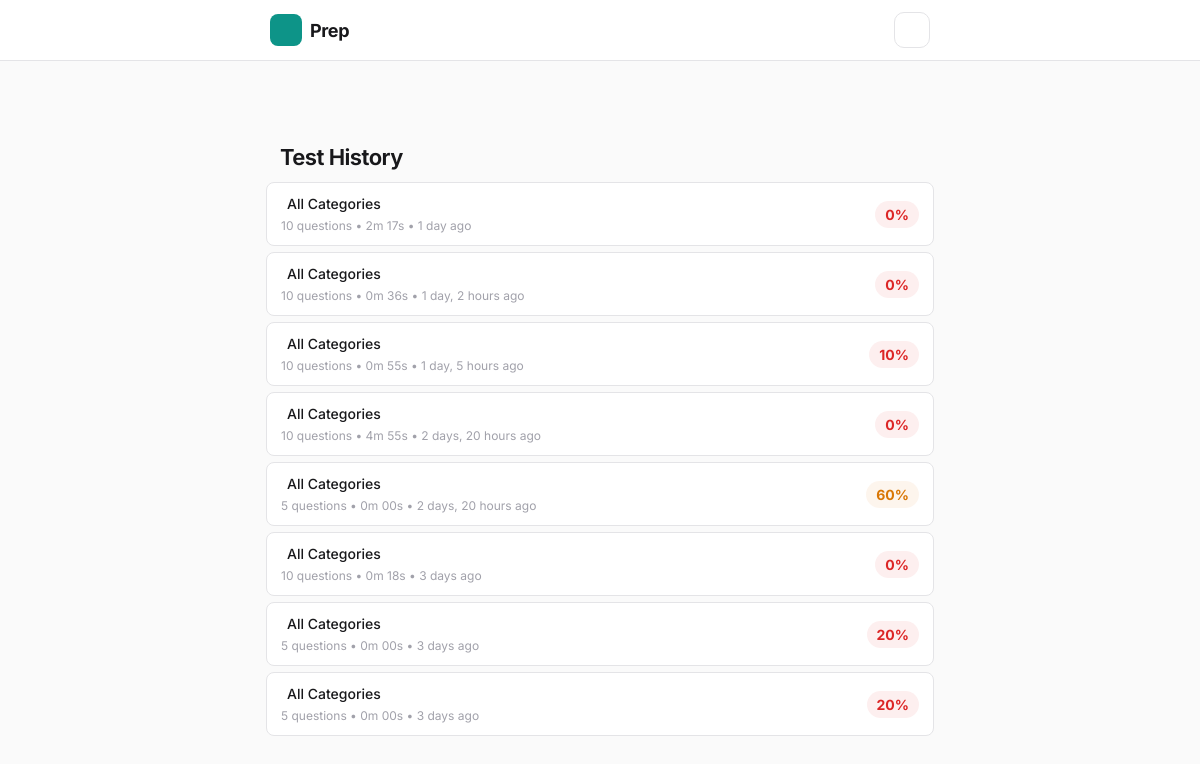
The app's page /test/history/ with its own data.
### cards/models.py (models this page shows, shortened)
class Quiz(models.Model):
    category = models.ForeignKey(
        Category, null=True, blank=True, on_delete=models.SET_NULL,
        help_text='Null means all categories'
    )
    num_questions = models.IntegerField()
    time_limit = models.IntegerField(null=True, blank=True, help_text='Time limit in minutes')
    started_at = models.DateTimeField(auto_now_add=True)
    completed_at = models.DateTimeField(null=True, blank=True)
    score = models.IntegerField(default=0)
    class Meta:
        verbose_name_plural = 'quizzes'
        ordering = ['-started_at']
    @property
    def percentage(self):
        return round(self.score / self.num_questions * 100) if self.num_questions > 0 else 0
    @property
    def duration_seconds(self):
        if self.completed_at and self.started_at:
            return int((self.completed_at - self.started_at).total_seconds())
        return None
    @property
    def duration_display(self):
        secs = self.duration_seconds
        if secs is None:
            return '—'
        mins, s = divmod(secs, 60)
        return f'{mins}m {s:02d}s'

### cards/views.py (the view)
# urls.py: path('test/history/', views.quiz_history_view, name='quiz_history'),
def quiz_history_view(request):
    quizzes = Quiz.objects.filter(completed_at__isnull=False).select_related('category')
    return render(request, 'cards/quiz_history.html', {'quizzes': quizzes})

### cards/templates/cards/quiz_history.html (shortened to what this page needs)
{% extends "cards/base.html" %}
{% block body %}
<div id="app" class="page">
  <header class="page-header">
    <a href="{% url 'quiz_setup' %}" class="back-link"></a>
    <h1 class="page-title">Test History</h1>
  </header>
  <div class="quiz-history-list">
    {% for quiz in quizzes %}
    <a href="{% url 'quiz_results' quiz.pk %}" class="dash-quiz-row">
      <div class="dash-quiz-info">
        <span class="dash-quiz-cat"><i class="{% if quiz.category %}{{ quiz.category.icon }}{% else %}ph-bold ph-book-open{% endif %}"></i> {% if quiz.category %}{{ quiz.category.name }}{% else %}All Categories{% endif %}</span>
        <span class="dash-quiz-meta">
          {{ quiz.num_questions }} questions • {{ quiz.duration_display }} • {{ quiz.completed_at|timesince }} ago
        </span>
      </div>
      <div class="dash-quiz-score {% if quiz.percentage >= 80 %}green{% elif quiz.percentage >= 60 %}yellow{% else %}red{% endif %}">
        {{ quiz.percentage }}%
      </div>
    </a>
    {% empty %}
    <div class="empty-state">
      <span class="empty-icon"><i class="ph-bold ph-clipboard-text" style="font-size:36px"></i></span>
      <h3>No tests yet</h3>
      <p><a href="{% url 'quiz_setup' %}">Take your first test!</a></p>
    </div>
    {% endfor %}
  </div>
</div>
{% endblock %}

### cards/static/cards/css/styles.css (style rules this page uses)
:root { --c-primary: #0d9488; --c-primary-hover: #0f766e; --c-primary-light: #14b8a6; --c-primary-subtle: rgba(13, 148, 136, .06); --c-primary-ring: rgba(13, 148, 136, .18); --c-bg: #fafafa; --c-bg2: #f4f4f5; --c-surface: #ffffff; --c-surface-solid: #ffffff; --c-card: #ffffff; --c-border: #e4e4e7; --c-border2: #d4d4d8; --c-text: #18181b; --c-text2: #52525b; --c-text3: #a1a1aa; --c-success: #059669; --c-success-light: rgba(5, 150, 105, .07); --c-danger: #dc2626; --c-danger-light: rgba(220, 38, 38, .07); --c-warning: #d97706; --c-warning-light: rgba(217, 119, 6, .07); --radius: 12px; --radius-sm: 8px; --radius-xs: 6px; --radius-pill: 999px; --shadow-xs: 0 1px 2px rgba(0,0,0,.04); --shadow-sm: 0 1px 3px rgba(0,0,0,.05); --shadow-lg: 0 8px 24px rgba(0,0,0,.08); --transition: .15s ease; --ease-spring: cubic-bezier(.175,.885,.32,1.275); --font: 'Inter', -apple-system, BlinkMacSystemFont, 'Segoe UI', system-ui, sans-serif; --nav-height: 56px; --topnav-height: 56px; color-scheme: light; }
*, *::before, *::after { box-sizing: border-box; margin: 0; padding: 0; }
html { font-size: 14px; -webkit-text-size-adjust: 100%; -webkit-tap-highlight-color: transparent; }
body { font-family: var(--font); font-weight: 400; background: var(--c-bg); color: var(--c-text); line-height: 1.5; min-height: 100dvh; overflow-x: hidden; -webkit-font-smoothing: antialiased; -moz-osx-font-smoothing: grayscale; transition: background var(--transition), color var(--transition); }
a { color: var(--c-primary); text-decoration: none; }
#app, #quiz-app { animation: slideUp .3s ease; }
#app { max-width: 700px; margin: 0 auto; padding: 0 16px; padding-bottom: 80px; min-height: 100dvh; display: flex; flex-direction: column; }
.page { padding: 0 16px; }
.page-header { display: flex; align-items: center; gap: 10px; padding: 12px 0 8px; }
.page-title { font-size: 22px; font-weight: 650; letter-spacing: -.025em; flex: 1; }
.back-link { color: var(--c-text2); text-decoration: none; font-size: 18px; display: flex; align-items: center; padding: 4px; margin-left: -4px; transition: color var(--transition); }
.quiz-history-list { display: flex; flex-direction: column; gap: 6px; padding-bottom: 24px; }
.dash-quiz-row { display: flex; align-items: center; justify-content: space-between; gap: 12px; padding: 10px 14px; background: var(--c-surface-solid); border: 1px solid var(--c-border); border-radius: var(--radius-sm); text-decoration: none; color: var(--c-text); transition: border-color var(--transition); }
.dash-quiz-info { flex: 1; min-width: 0; }
.dash-quiz-cat { display: flex; align-items: center; gap: 6px; font-size: 14px; font-weight: 500; color: var(--c-text); }
.dash-quiz-meta { font-size: 12px; color: var(--c-text3); margin-top: 2px; }
.dash-quiz-score { font-size: 14px; font-weight: 700; padding: 3px 10px; border-radius: var(--radius-pill); flex-shrink: 0; }
.dash-quiz-score.yellow { background: var(--c-warning-light); color: var(--c-warning); }
.dash-quiz-score.red { background: var(--c-danger-light); color: var(--c-danger); }
@media (min-width: 768px) { #app { max-width: 640px; } }
@media (min-width: 1024px) { .page { max-width: 700px; margin: 0 auto; } }
@media (min-width: 1024px) { #app { max-width: 700px; } }

### records on screen
Quiz: shows "All Categories", num_questions "10", duration_display "2m 17s", completed_at "1 day", percentage "0"
Quiz: shows "All Categories", num_questions "10", duration_display "0m 36s", completed_at "1 day, 2 hours", percentage "0"
Quiz: shows "All Categories", num_questions "10", duration_display "0m 55s", completed_at "1 day, 5 hours", percentage "10"
Quiz: shows "All Categories", num_questions "10", duration_display "4m 55s", completed_at "2 days, 20 hours", percentage "0"
Quiz: shows "All Categories", num_questions "5", duration_display "0m 00s", completed_at "2 days, 20 hours", percentage "60"
Quiz: shows "All Categories", num_questions "10", duration_display "0m 18s", completed_at "3 days", percentage "0"
Quiz: shows "All Categories", num_questions "5", duration_display "0m 00s", completed_at "3 days", percentage "20"
Quiz: shows "All Categories", num_questions "5", duration_display "0m 00s", completed_at "3 days", percentage "20"
